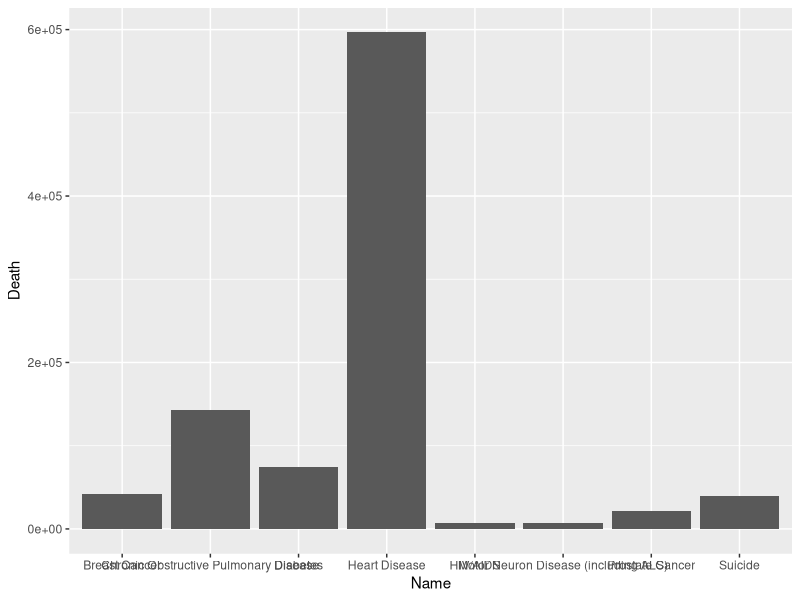
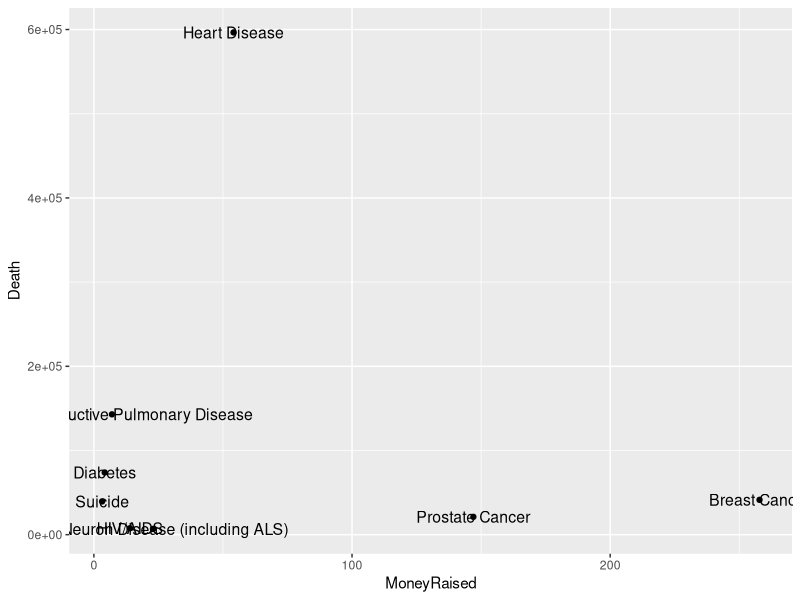

Reproduce these figures in R, in order.
## ---- chunk 1
require(ggplot2)
setwd("~/Google Drive/Schoolwork/2014Fall/QMSS4063G/work_repo/Lab1")
dat <- read.table('Donation-Disease.csv',sep=',',header=T)
ggplot(dat,aes(x=Name,y=Death)) + geom_histogram(stat='identity')
## ---- chunk 2
ggplot(dat,aes(x=MoneyRaised,y=Death)) + geom_point() + geom_text(aes(label=Name),size=4) 

